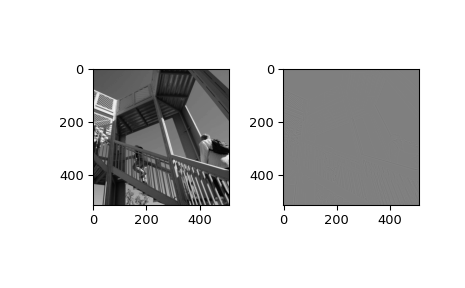

Here is the Python script that generated this plot:
from scipy import ndimage, misc
import matplotlib.pyplot as plt
fig = plt.figure()
plt.gray()  # show the filtered result in grayscale
ax1 = fig.add_subplot(121)  # left side
ax2 = fig.add_subplot(122)  # right side
ascent = misc.ascent()
result = ndimage.laplace(ascent)
ax1.imshow(ascent)
ax2.imshow(result)
plt.show()
